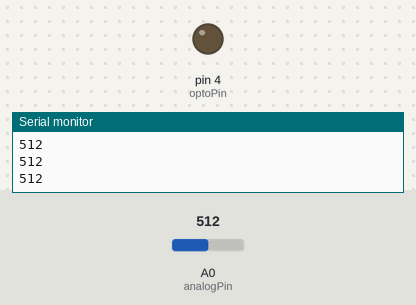
Recording of a sketch running on a simulated Arduino Uno, built with avr-gcc and run on an emulated ATmega328P. On the bench: output pins drawn as LEDs (lit = HIGH), the last lines printed to the serial monitor. The inputs (shaded band) are chosen by the test bench; at power-on: A0 (analogPin) = 512.

Above: at 1.2 s.
1.3 s: A0 (analogPin) set to 1023
At 2.24 s:
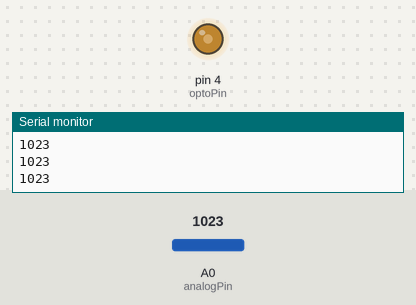
4.3 s: A0 (analogPin) set to 900
5.8 s: A0 (analogPin) set to 1023
8.8 s: A0 (analogPin) set to 890
Timing chart, 0 to 11.3 s (numbered marks = the images above; inputs shaded):
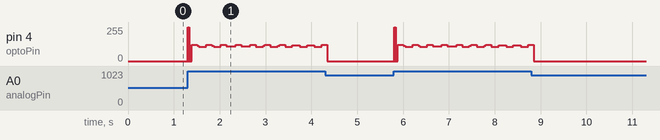

The sketch:

c.controle_potencial1.ino
```cpp
#define optoPin 4           // Pino que controla o PC817
const int analogPin = A0;   // Entrada analógica (sensor ou potenciômetro)
const int threshold = 900;  // Limite para acionar a carga
volatile int power = 100;   // Potência inicial (0 a 256)
int analogValue = 0;        // Valor lido do sensor

void setup() {
  Serial.begin(9600);
  pinMode(optoPin, OUTPUT);
  digitalWrite(optoPin, LOW); // Garante que a carga começa desligada
}

void loop() {
  analogValue = analogRead(analogPin); // Lê o sensor
  Serial.println(analogValue);

  if (analogValue > threshold) {
    // Ajusta a potência com base no sensor
    power = map(analogValue, threshold, 1023, 0, 256);

    // Calcula o tempo de condução em microssegundos
    int conductionTime = map(power, 0, 256, 0, 8333); // Até 8.33ms (meio ciclo AC)
    digitalWrite(optoPin, HIGH);                      // Liga a carga
    delayMicroseconds(conductionTime);                // Tempo proporcional à potência
    digitalWrite(optoPin, LOW);                       // Desliga a carga
  } else {
    digitalWrite(optoPin, LOW); // Mantém a carga desligada
  }

  delay(10); // Atraso para estabilidade
}
```
